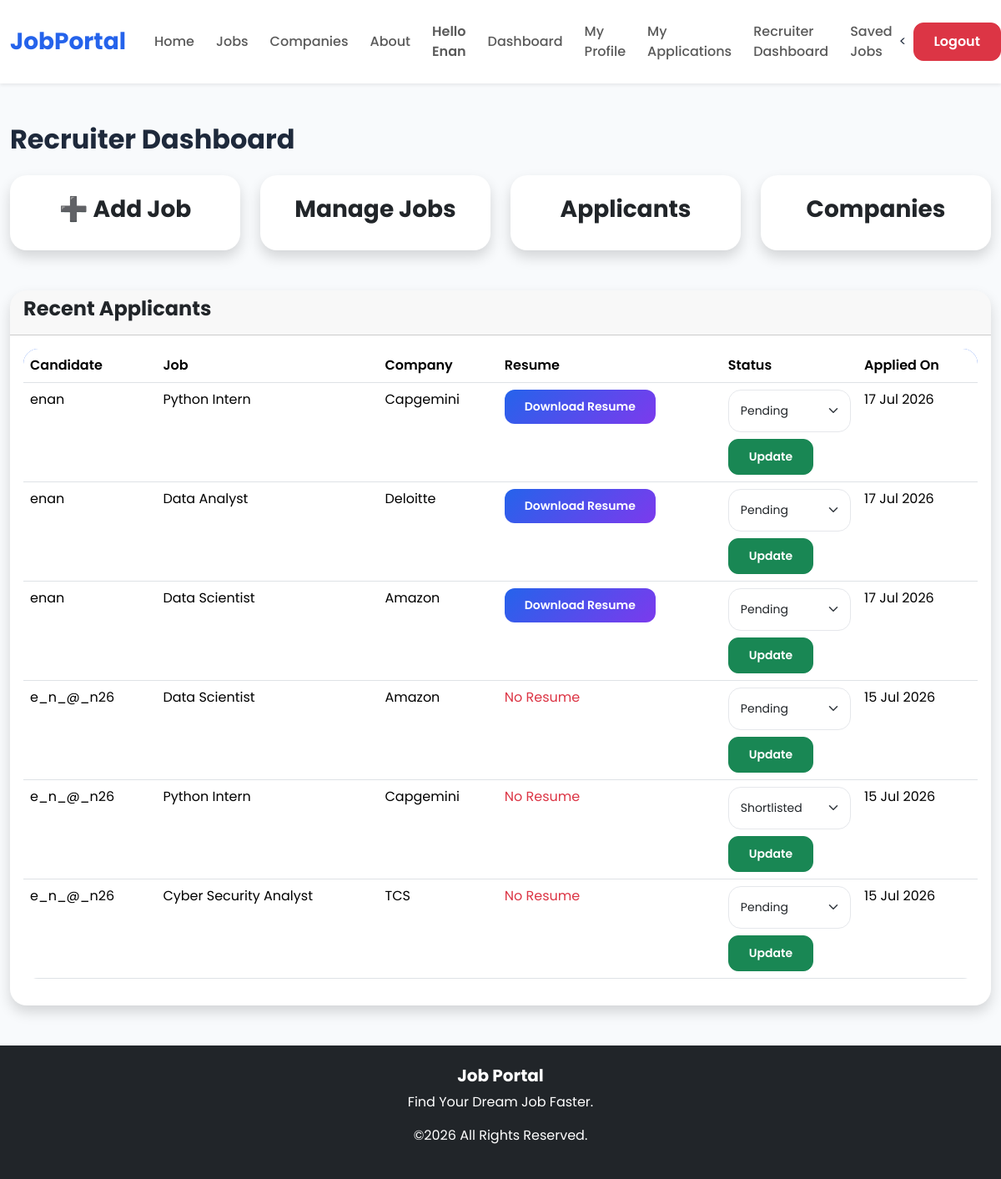
The app's page /accounts/admin-dashboard/ (signed in) with its own data.
### applications/models.py (models this page shows, shortened)
class Application(models.Model):
    STATUS_CHOICES = [
        ("Pending", "Pending"),
        ("Reviewed", "Reviewed"),
        ("Shortlisted", "Shortlisted"),
        ("Rejected", "Rejected"),
        ("Selected", "Selected"),
    ]
    candidate = models.ForeignKey(
        User,
        on_delete=models.CASCADE
    )
    job = models.ForeignKey(
        Job,
        on_delete=models.CASCADE
    )
    cover_letter = models.TextField(blank=True)
    status = models.CharField(
        max_length=20,
        choices=STATUS_CHOICES,
        default="Pending"
    )
    applied_at = models.DateTimeField(auto_now_add=True)
    class Meta:
        unique_together = ("candidate", "job")

### jobs/models.py (models this page shows, shortened)
class Job(models.Model):
    class EmploymentType(models.TextChoices):
        FULL_TIME = "full_time", "Full Time"
        PART_TIME = "part_time", "Part Time"
        CONTRACT = "contract", "Contract"
        INTERNSHIP = "internship", "Internship"
    title = models.CharField(max_length=200)
    company = models.ForeignKey(Company,on_delete=models.CASCADE)
    location = models.CharField(max_length=200)
    salary = models.CharField(max_length=100)
    description = models.TextField()
    employment_type = models.CharField(
        max_length=20,
        choices=EmploymentType.choices,
        default=EmploymentType.FULL_TIME,
    )
    is_active = models.BooleanField(default=True)
    created_at = models.DateTimeField(auto_now_add=True)
    updated_at = models.DateTimeField(default=timezone.now)
    class Meta:
        ordering = ["-created_at"]

class Company(models.Model):
    name = models.CharField(max_length=200)
    logo = models.ImageField(
        upload_to="company_logo/",
        blank=True,
        null=True
    )
    website = models.URLField(
        blank=True,
        null=True
    )
    email = models.EmailField(
        blank=True,
        null=True
    )
    location = models.CharField(
        max_length=200,
        blank=True,
        null=True
    )
    description = models.TextField(
        blank=True,
        null=True
    )

### accounts/views.py (the view)
# urls.py: path("admin-dashboard/",views.admin_dashboard,name="admin_dashboard",),
@staff_member_required
def admin_dashboard(request):
    applications = Application.objects.select_related(
        "candidate",
        "job",
        "job__company"
    ).order_by("-applied_at")
    context = {
        "applications": applications,
    }
    return render(
        request,
        "accounts/admin_dashboard.html",
        context
    )

### templates/accounts/admin_dashboard.html (shortened to what this page needs)
{% extends "base.html" %}
{% block content %}
<div class="container mt-5">
    <h2 class="mb-4">
        Recruiter Dashboard
    </h2>
    <div class="row">
        <div class="col-md-3">
    <a href="{% url 'add_job' %}"
       class="text-decoration-none text-dark">
        <div class="card shadow p-4 text-center">
            <h3>➕ Add Job</h3>
        </div>
    </a>
</div>
        <div class="col-md-3">
    <a href="{% url 'manage_jobs' %}"
       class="text-decoration-none text-dark">
        <div class="card shadow p-4 text-center">
            <h3>Manage Jobs</h3>
        </div>
    </a>
</div>
        <div class="col-md-3">
    <a href="{% url 'applicants' %}"
       class="text-decoration-none text-dark">
        <div class="card shadow p-4 text-center">
            <h3>Applicants</h3>
        </div>
    </a>
</div>
        <div class="col-md-3">
            <div class="card shadow p-4 text-center">
                <h3>Companies</h3>
            </div>
        </div>
    </div>
    <div class="card shadow mt-5">
    <div class="card-header">
        <h4>Recent Applicants</h4>
    </div>
    <div class="card-body">
        <table class="table table-hover">
            <thead>
                <tr>
                    <th>Candidate</th>
                    <th>Job</th>
                    <th>Company</th>
                    <th>Resume</th>
                    <th>Status</th>
                    <th>Applied On</th>
                </tr>
            </thead>
            <tbody>
            {% for application in applications %}
                <tr>
                    <td>{{ application.candidate.username }}</td>
                    <td>{{ application.job.title }}</td>
                    <td>{{ application.job.company.name }}</td>
                    <td>
    {% if application.candidate.candidateprofile.resume %}
    <a href="{{ application.candidate.candidateprofile.resume.url }}"
       target="_blank"
       class="btn btn-primary btn-sm">
        Download Resume
    </a>
    {% else %}
    <span class="text-danger">
        No Resume
    </span>
    {% endif %}
</td>
                   <td>
    <form method="POST"
          action="{% url 'update_application_status' application.id %}">
        <select
            name="status"
            class="form-select form-select-sm">
            <option value="Pending"
            {% if application.status == "Pending" %}selected{% endif %}>
                Pending
            </option>
            <option value="Shortlisted"
            {% if application.status == "Shortlisted" %}selected{% endif %}>
                Shortlisted
            </option>
        </select>
        <button
            class="btn btn-success btn-sm mt-2"
            type="submit">
            Update
        </button>
    </form>
</td>
                    <td>{{ application.applied_at|date:"d M Y" }}</td>
                </tr>
            {% empty %}
                <tr>
                    <td colspan="5" class="text-center">
                        No applications found.
                    </td>
                </tr>
            {% endfor %}
            </tbody>
        </table>
    </div>
</div>
</div>
{% endblock %}

### templates/base.html (shortened to what this page needs)
{% load static %}
<!DOCTYPE html>
<html lang="en">
<head>
<link href="https://cdn.jsdelivr.net/npm/bootstrap@5.3.3/dist/css/bootstrap.min.css" rel="stylesheet">
<link rel="stylesheet"
href="https://cdn.jsdelivr.net/npm/bootstrap-icons@1.11.3/font/bootstrap-icons.min.css">
<link rel="stylesheet"
href="https://cdnjs.cloudflare.com/ajax/libs/font-awesome/6.6.0/css/all.min.css">
<link rel="stylesheet"
href="{% static 'css/style.css' %}">
</head>
<body>
<nav class="navbar navbar-expand-lg bg-white shadow-sm sticky-top">
<div class="container">
<a class="navbar-brand fw-bold fs-3" href="/">
<span style="color:#2563eb;">Job</span>Portal
</a>
<div
class="collapse navbar-collapse"
id="nav">
<ul class="navbar-nav ms-auto align-items-center">
<li class="nav-item">
<a class="nav-link" href="/">Home</a>
</li>
<li class="nav-item">
<a class="nav-link" href="/jobs/">Jobs</a>
</li>
<li class="nav-item">
<a class="nav-link" href="/companies/">Companies</a>
</li>
<li class="nav-item">
<a class="nav-link" href="#">About</a>
</li>
{% if user.is_authenticated %}
<li class="nav-item">
<span class="nav-link fw-semibold">
Hello {{ user.username }}
</span>
</li>
<li class="nav-item">
    <a class="nav-link" href="{% url 'dashboard' %}">
        Dashboard
    </a>
</li>
<li class="nav-item">
<li class="nav-item">
<a class="nav-link"
href="{% url 'profile' %}">
My Profile
</a>
</li>
<li class="nav-item">
<a class="nav-link"
href="{% url 'my_applications' %}">
My Applications
</a>
</li>
{% if user.is_staff %}
<li class="nav-item">
    <a class="nav-link"
       href="{% url 'admin_dashboard' %}">
        Recruiter Dashboard
    </a>
</li>
{% endif %}
</li>
<li class="nav-item">
    <a class="nav-link" href="{% url 'saved_jobs' %}">
        Saved Jobs
    </a>
</li>
<<li class="nav-item ms-2">
    <a class="btn btn-danger"
       href="{% url 'logout' %}">
        Logout
    </a>
</li>
{% endif %}
</ul>
</div>
</div>
</nav>
{% block content %}
{% endblock %}
<footer class="bg-dark text-white mt-5">
<div class="container text-center py-4">
<h5>Job Portal</h5>
<p>Find Your Dream Job Faster.</p>
<p>©2026 All Rights Reserved.</p>
</div>
</footer>
</body>
</html>

### static/css/style.css (style rules this page uses)
* { margin:0; padding:0; box-sizing:border-box; font-family:'Poppins',sans-serif; }
html { scroll-behavior:smooth; }
body { font-family:'Inter',sans-serif; background:var(--bg); color:var(--text); overflow-x:hidden; }
a { text-decoration:none; transition:all .3s ease; }
:root { --primary:#2563eb; --secondary:#7c3aed; --accent:#06b6d4; --bg:#f8fafc; --card:#ffffff; --text:#1e293b; --muted:#64748b; --radius:18px; --shadow: 0 10px 30px rgba(0,0,0,.08); }
h1,h2,h3,h4,h5,h6 { font-family:'Poppins',sans-serif; font-weight:700; }
a { text-decoration:none; transition:.3s; }
.container { max-width:1280px; }
.card { border:none; border-radius:20px; box-shadow:0 15px 40px rgba(0,0,0,.08); transition:.35s; overflow:hidden; }
.table { background:white; border-radius:18px; overflow:hidden; }
.table thead { background:#2563eb; color:white; }
.table tbody tr { transition:.3s; }
.table th { font-weight:600; }
.navbar { background:white; box-shadow:0 10px 25px rgba(0,0,0,.05); padding:18px 0; }
.navbar-brand { font-size:32px; font-weight:800; color:#2563eb!important; }
.nav-link { font-weight:500; margin-left:10px; transition:.3s; }
.btn { border-radius:12px; padding:10px 24px; font-weight:600; transition:.35s; }
.btn-primary { background:linear-gradient(135deg,#2563eb,#7c3aed); border:none; }
.form-control, .form-select { border-radius:15px; padding:14px; border:1px solid #e5e7eb; }

### records on screen
Application: candidate.username "enan", job "Python Intern", job.company.name "Capgemini", status "Pending", applied_at "17 Jul 2026"
Application: candidate.username "enan", job "Data Analyst", job.company.name "Deloitte", status "Pending", applied_at "17 Jul 2026"
Application: candidate.username "enan", job "Data Scientist", job.company.name "Amazon", status "Pending", applied_at "17 Jul 2026"
Application: candidate.username "e_n_@_n26", job "Data Scientist", job.company.name "Amazon", shows "No Resume", status "Pending", applied_at "15 Jul 2026"
Application: candidate.username "e_n_@_n26", job "Python Intern", job.company.name "Capgemini", shows "No Resume", status "Shortlisted", applied_at "15 Jul 2026"
Application: candidate.username "e_n_@_n26", job "Cyber Security Analyst", job.company.name "TCS", shows "No Resume", status "Pending", applied_at "15 Jul 2026"

### other values on screen
{{ user.username }} "Enan"
